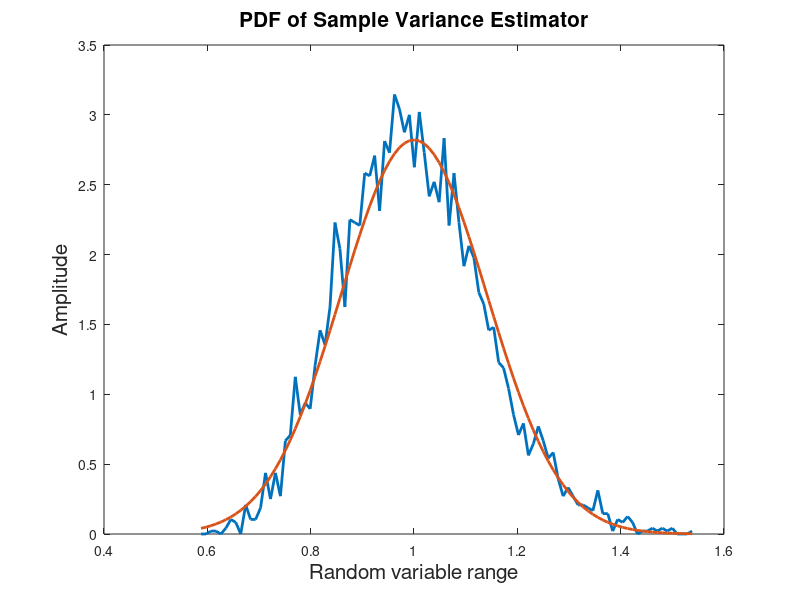

MATLAB code to generate this figure:
% Monte-carlo simulations
% Program to plot the PDF of the Sample Variance estimator for the estimation
% of DC(A) in WGN

clear all;clc;close all;
M=5000; % No of averaging iterations
N=100; % data record length
A=0; 
vari=1;

for i=1:M,
    x=A+sqrt(vari)*randn(1,N);    % IID Zero mean rv's
%     Aesti(i)=sum(x)/N; % M realization of a Sample Mean estimator(Random variable)
%     sig2esti(i)=sum((x-Aesti(i)).^2)/N; % M realization of a Sample Variance estimator(Random variable)
sig2esti(i)=sum((x).^2)/N; % M realization of a Sample Variance estimator(Random variable)
end

% Finding the PDF
a=max(sig2esti);
b=min(sig2esti);
range=a-b;
Ncells=100;
Hepsi=(range/(2*Ncells));
values=(b+Hepsi):(2*Hepsi):a;

for j=1:Ncells,
    temp=sig2esti-values(j);
    counter =abs(temp) <= Hepsi;
    histo(j)=sum(counter)/M; % Histogram Estimator
    p(j)=histo(j)/(2*Hepsi); % PDF estimator
end

% Theoretical  Asymptotic PDF of the estimator for A=1

variance=2*((vari)^2)/N;
ptheory=inv(sqrt(2*pi*variance))*exp(-(values-vari).^2/(2*variance)); 

figure,hnd=plot(values,p,values,ptheory);
set(hnd,'linewidth',2);

hnd=title('PDF of Sample Variance Estimator');
set(hnd,'fontsize',15);
hnd=xlabel(' Random variable range ');
set(hnd,'fontsize',15);
hnd=ylabel('  Amplitude  ');
set(hnd,'fontsize',15); 
